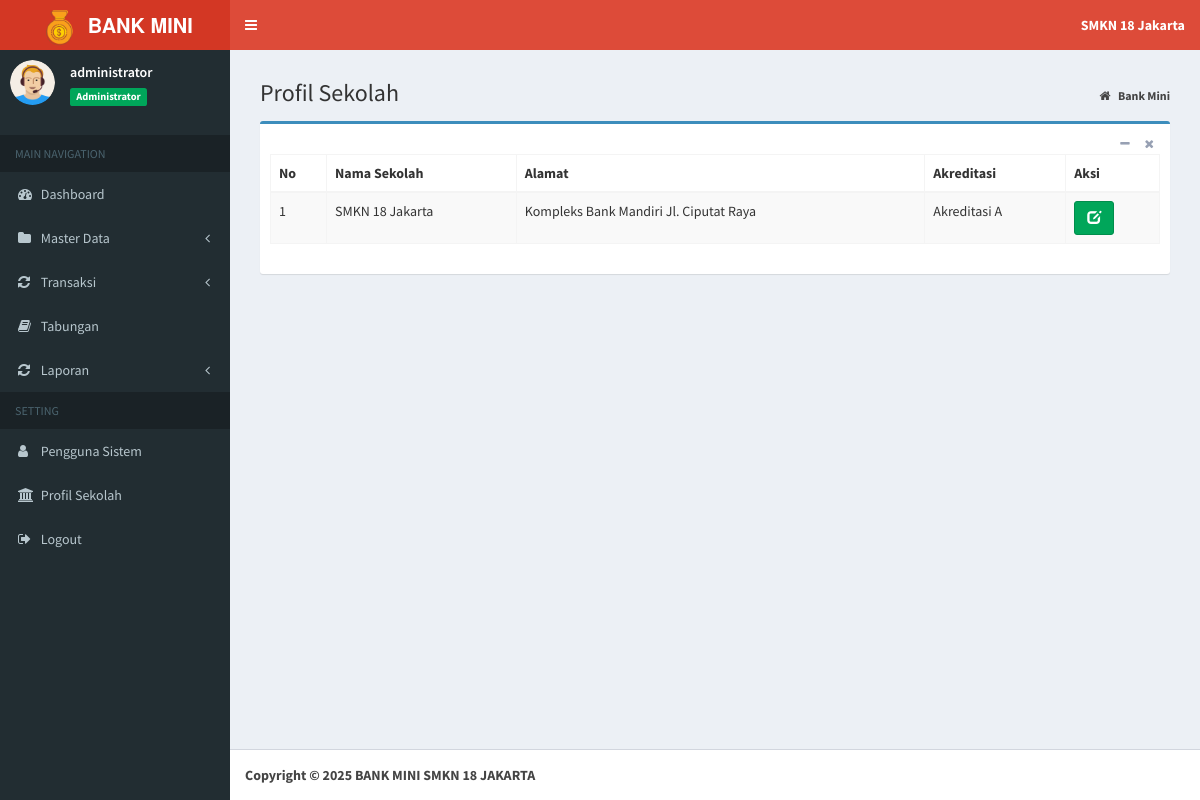
/etabs/index.php?page=MyApp/data_profil (signed in), run on the app's committed database.
### tables this page shows
CREATE TABLE `tb_profil` (
  `id_profil` int(11) NOT NULL,
  `nama_sekolah` varchar(200) NOT NULL,
  `alamat` varchar(400) NOT NULL,
  `akreditasi` char(2) NOT NULL
);

### etabs/admin/profil/data_profil.php (the view)
<section class="content-header">
	<h1>
		Profil Sekolah
	</h1>
	<ol class="breadcrumb">
		<li>
			<a href="index.php">
				<i class="fa fa-home"></i>
				<b>Bank Mini</b>
			</a>
		</li>
	</ol>
</section>
<section class="content">
	<div class="box box-primary">
		<div class="box-header">
			<div class="box-tools pull-right">
				<button type="button" class="btn btn-box-tool" data-widget="collapse">
					<i class="fa fa-minus"></i>
				</button>
				<button type="button" class="btn btn-box-tool" data-widget="remove">
					<i class="fa fa-remove"></i>
				</button>
			</div>
		</div>
		<div class="box-body">
			<div class="table-responsive">
				<table class="table table-bordered table-striped">
					<thead>
						<tr>
							<th>No</th>
							<th>Nama Sekolah</th>
							<th>Alamat</th>
							<th>Akreditasi</th>
							<th>Aksi</th>
						</tr>
					</thead>
					<tbody>
						<?php
                  $no = 1;
                  $sql = $koneksi->query("select * from tb_profil");
                  while ($data= $sql->fetch_assoc()) {
                ?>
						<tr>
							<td>
								<?php echo $no++; ?>
							</td>
							<td>
								<?php echo $data['nama_sekolah']; ?>
							</td>
							<td>
								<?php echo $data['alamat']; ?>
							</td>
							<td>
								Akreditasi
								<?php echo $data['akreditasi']; ?>
							</td>
							<td>
								<a href="?page=MyApp/edit_profil&kode=<?php echo $data['id_profil']; ?>" title="Ubah"
								 class="btn btn-success">
									<i class="glyphicon glyphicon-edit"></i>
								</a>
							</td>
						</tr>
						<?php
                  }
                ?>
					</tbody>
				</table>
			</div>
		</div>
	</div>
</section>

### etabs/index.php (shortened to what this page needs)
<?php
    if (isset($_SESSION["ses_username"])==""){
		header("location: login.php");
    }else{
      $data_nama = $_SESSION["ses_nama"];
      $data_level = $_SESSION["ses_level"];
    }
    include "inc/koneksi.php";
	$sql = $koneksi->query("SELECT * from tb_profil");
	while ($data= $sql->fetch_assoc()) {
		$nama=$data['nama_sekolah'];
	}
?>
<!DOCTYPE html>
<html>
<head>
	<link rel="stylesheet" href="bootstrap/css/bootstrap.min.css">
	<link rel="stylesheet" href="https://cdnjs.cloudflare.com/ajax/libs/font-awesome/4.5.0/css/font-awesome.min.css">
	<link rel="stylesheet" href="https://cdnjs.cloudflare.com/ajax/libs/ionicons/2.0.1/css/ionicons.min.css">
	<link rel="stylesheet" href="plugins/datatables/dataTables.bootstrap.css">
	<link rel="stylesheet" href="plugins/select2/select2.min.css">
	<link rel="stylesheet" href="dist/css/AdminLTE.min.css">
	<link rel="stylesheet" href="dist/css/skins/_all-skins.min.css">
</head>
<body class="hold-transition skin-red sidebar-mini">
	<div class="wrapper">
		<header class="main-header">
			<a href="index.php" class="logo">
				<span class="logo-lg">
					<img src="dist/img/logo.png" width="45px">
					<b>BANK MINI</b>
				</span>
			</a>
			<nav class="navbar navbar-static-top">
				<a href="#" class="sidebar-toggle" data-toggle="offcanvas" role="button">
				</a>
				<div class="navbar-custom-menu">
					<ul class="nav navbar-nav">
						<li class="dropdown messages-menu">
							<a class="dropdown-toggle" data-toggle="dropdown">
								<span>
									<b>
										<?= $nama; ?>
									</b>
								</span>
							</a>
						</li>
					</ul>
				</div>
			</nav>
		</header>
		<aside class="main-sidebar">
			<section class="sidebar">
				</<b>
				<div class="user-panel">
					<div class="pull-left image">
						<img src="dist/img/avatar.png" class="img-circle" alt="User Image">
					</div>
					<div class="pull-left info">
						<p>
							<?php echo $data_nama; ?>
						</p>
						<span class="label label-success">
							<?php echo $data_level; ?>
						</span>
					</div>
				</div>
				<ul class="sidebar-menu">
					<li class="header">MAIN NAVIGATION</li>
					<?php
          if ($data_level=="Administrator"){
        ?>
					<li class="treeview">
						<a href="?page=admin">
							<i class="fa fa-dashboard"></i>
							<span>Dashboard</span>
						</a>
					</li>
					<li class="treeview">
						<a href="#">
							<i class="fa fa-folder"></i>
							<span>Master Data</span>
							<span class="pull-right-container">
								<i class="fa fa-angle-left pull-right"></i>
							</span>
						</a>
					</li>
					<li class="treeview">
						<a href="#">
							<i class="fa fa-refresh"></i>
							<span>Transaksi</span>
							<span class="pull-right-container">
								<i class="fa fa-angle-left pull-right"></i>
							</span>
						</a>
					</li>
					<li class="treeview">
						<a href="?page=view_tabungan">
							<i class="fa fa-book"></i>
							<span>Tabungan</span>
						</a>
					</li>
					<li class="treeview">
						<a href="#">
							<i class="fa fa-refresh"></i>
							<span>Laporan</span>
							<span class="pull-right-container">
								<i class="fa fa-angle-left pull-right"></i>
							</span>
						</a>
					</li>
					<li class="header">SETTING</li>
					<li class="treeview">
						<a href="?page=MyApp/data_pengguna">
							<i class="fa fa-user"></i>
							<span>Pengguna Sistem</span>
						</a>
					</li>
					<li class="treeview">
						<a href="?page=MyApp/data_profil">
							<i class="fa fa-bank"></i>
							<span>Profil Sekolah</span>
						</a>
					</li>
					<?php
            }
          ?>
					<li>
						<a href="logout.php" onclick="return confirm('Anda yakin keluar dari aplikasi ?')">
							<i class="fa fa-sign-out"></i>
							<span>Logout</span>
						</a>
					</li>
			</section>
		</aside>
		<div class="content-wrapper">
			<section class="content">
				<?php
      if(isset($_GET['page'])){
          $hal = $_GET['page'];
          switch ($hal) {
              case 'MyApp/data_profil':
                  include "admin/profil/data_profil.php";
                  break;
          }
                        }
    ?>
			</section>
		</div>
		<footer class="main-footer">
			<strong>Copyright &copy; <?php echo date("Y"); ?> BANK MINI SMKN 18 JAKARTA
		</footer>
</body>
</html>

### data on the page
tb_profil: nama_sekolah "SMKN 18 Jakarta", alamat "Kompleks Bank Mandiri Jl. Ciputat Raya", akreditasi "A"

### other printed values
$data_nama "administrator"
$data_level "Administrator"
